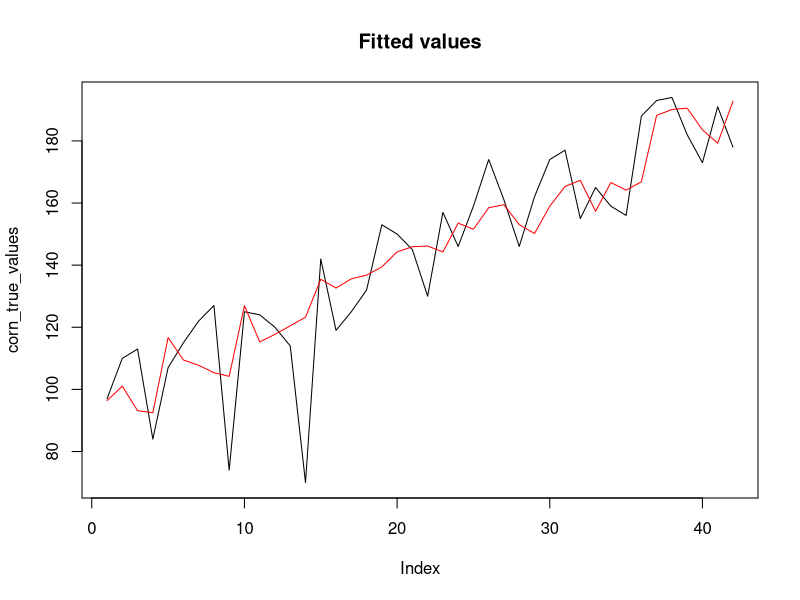
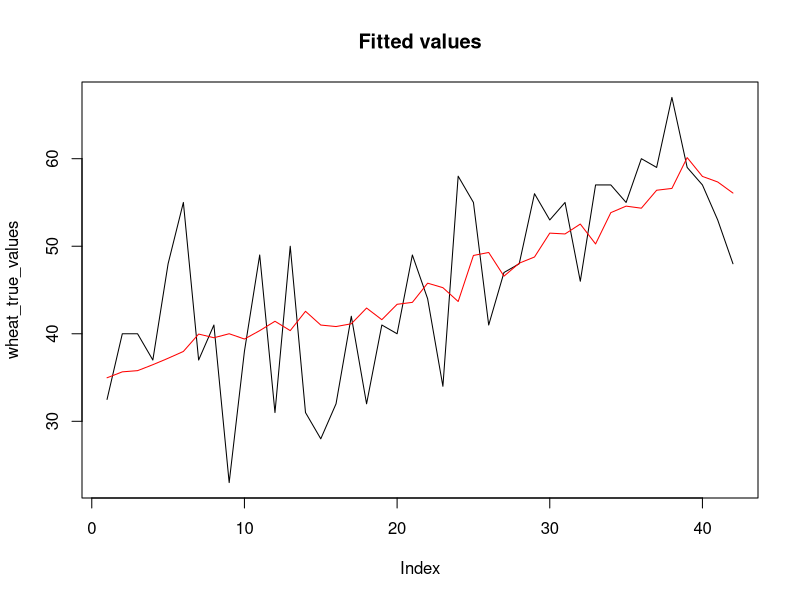
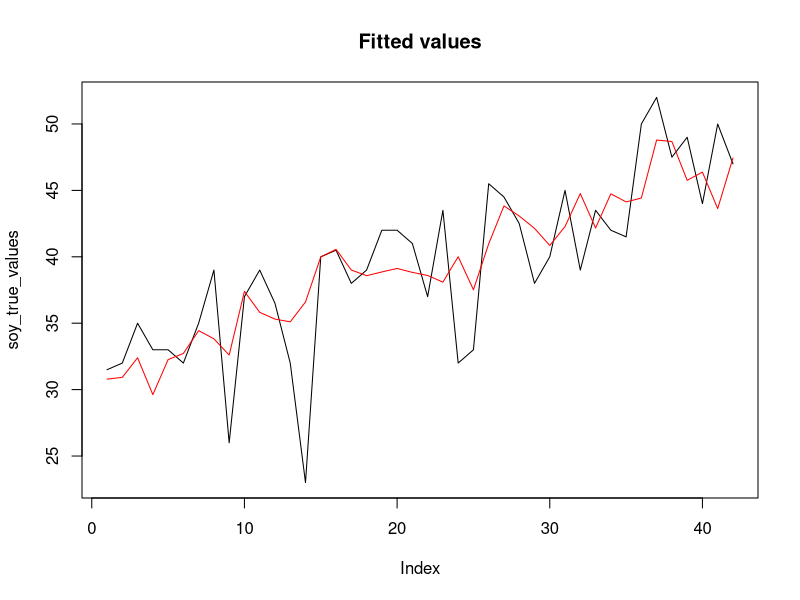

Source code (R) for these figures, in order:
## ---- chunk 1
knitr::opts_chunk$set(echo = TRUE)
## ---- chunk 2
library(dplyr)
library(ggplot2)
library(caret)
## ---- chunk 3
#### creating sampling seeds ####
set.seed(123)
seeds <- vector(mode = "list", length = 528)
for(i in 1:527) seeds[[i]] <- sample.int(1000, 25)

## For the last model:
seeds[[528]] <- sample.int(1000, 1)

myTimeControl <- trainControl(method = "timeslice",
                              initialWindow = 10,
                              horizon = 5,
                              fixedWindow = FALSE,
                              allowParallel = TRUE,
                              seeds = seeds)
tuneLength.num <- 5

# function to take an arbitrary number of models that use the predict() method and stack them
fit_stacked_mdl <- function(true_values, predictions){
  # train the stacked model with time series cross validation
  n_models <- dim(predictions)[2]
  
  stacked.mod <- train(x=predictions,
                  y=true_values,
                  method = "lm", # "lm"
                  trControl = myTimeControl,
                  tuneLength=tuneLength.num,
                  metric='RMSE')
  
  print(stacked.mod$finalModel)
  
  return(stacked.mod)
  
}
## ---- chunk 4
# example set of 3 models' predictions, just combine them and pass into fit_stacked_mdl()
#random_preds_1 <- runif(100, min=170, max=200)
#random_preds_2 <- runif(100, min=165, max=205)
#norm_preds <- rnorm(100, mean=185, sd=10)

#predictions <- cbind(random_preds_1, random_preds_2, norm_preds)
#true_values <- rep(corn_validation$Corn_BUperAcre, 25)
#fit_stacked_mdl(true_values, predictions)
## ---- chunk 5
# TODO: metric could be percentage so we can compare corn to wheat to soy predictions
## ---- chunk 6
# corn
corn_preds <- read.csv("../data/corn_baseline_predictions.csv")
corn_true_values <- corn_preds$true_value
corn_predictions <- corn_preds %>% select(naive, drift, holt, arima)
corn_stacked.mod <- fit_stacked_mdl(corn_true_values, corn_predictions)

print(corn_stacked.mod)

fitted <- predict(corn_stacked.mod, corn_predictions)
plot(corn_true_values, type='l', main='Fitted values')
lines(fitted, col='red')
## ---- chunk 7
# wheat
wheat_preds <- read.csv("../data/wheat_baseline_predictions.csv")
wheat_true_values <- wheat_preds$true_value
wheat_predictions <- wheat_preds %>% select(naive, drift, holt, arima)
wheat_stacked.mod <- fit_stacked_mdl(wheat_true_values, wheat_predictions)

print(wheat_stacked.mod)

fitted <- predict(wheat_stacked.mod, wheat_predictions)
plot(wheat_true_values, type='l', main='Fitted values')
lines(fitted, col='red')
## ---- chunk 8
# soy
soy_preds <- read.csv("../data/soy_baseline_predictions.csv")
soy_true_values <- soy_preds$true_value
soy_predictions <- soy_preds %>% select(naive, drift, holt, arima)
soy_stacked.mod <- fit_stacked_mdl(soy_true_values, soy_predictions)

print(soy_stacked.mod)

fitted <- predict(soy_stacked.mod, soy_predictions)
plot(soy_true_values, type='l', main='Fitted values')
lines(fitted, col='red')
